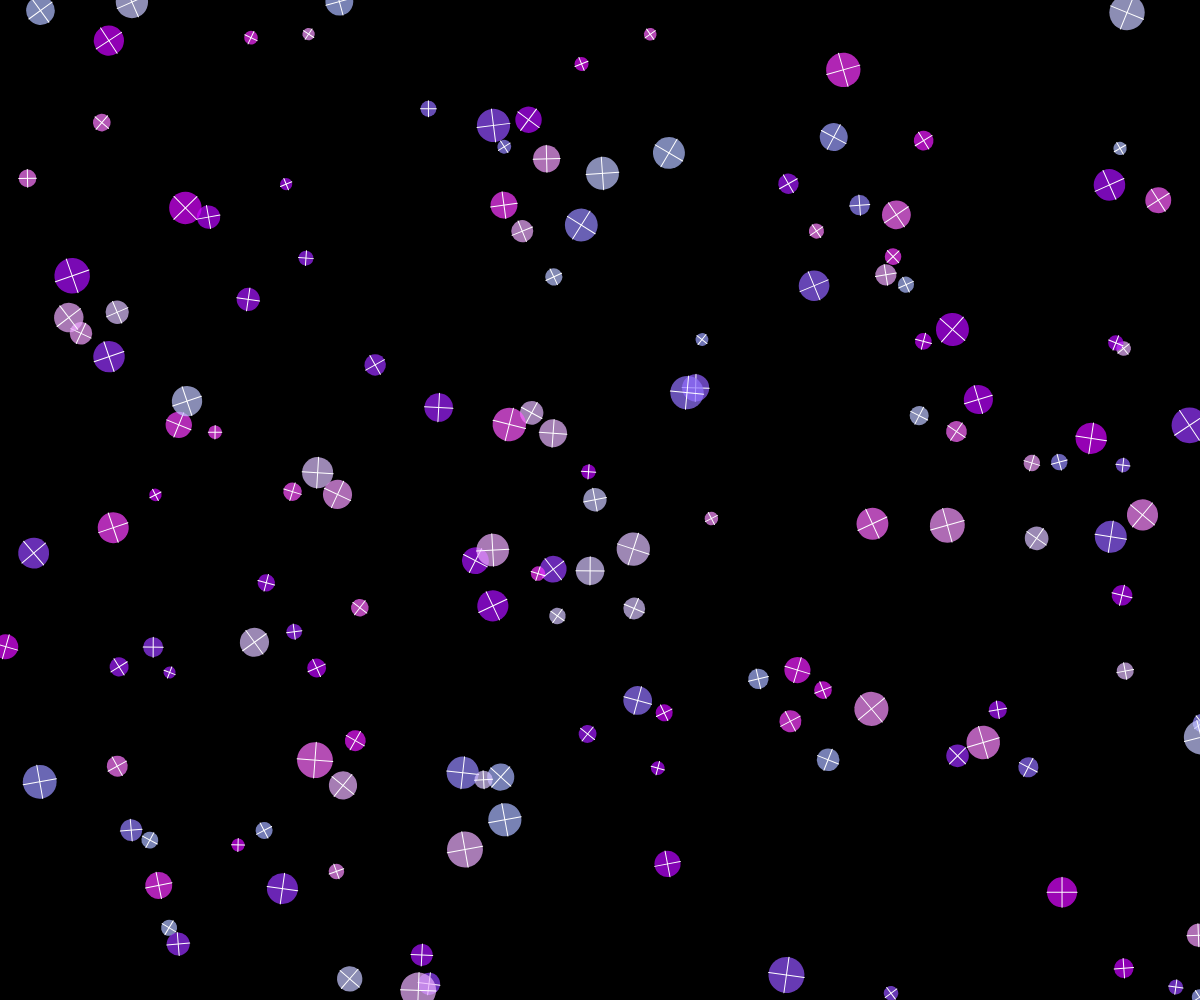
Frame 1 (no input)
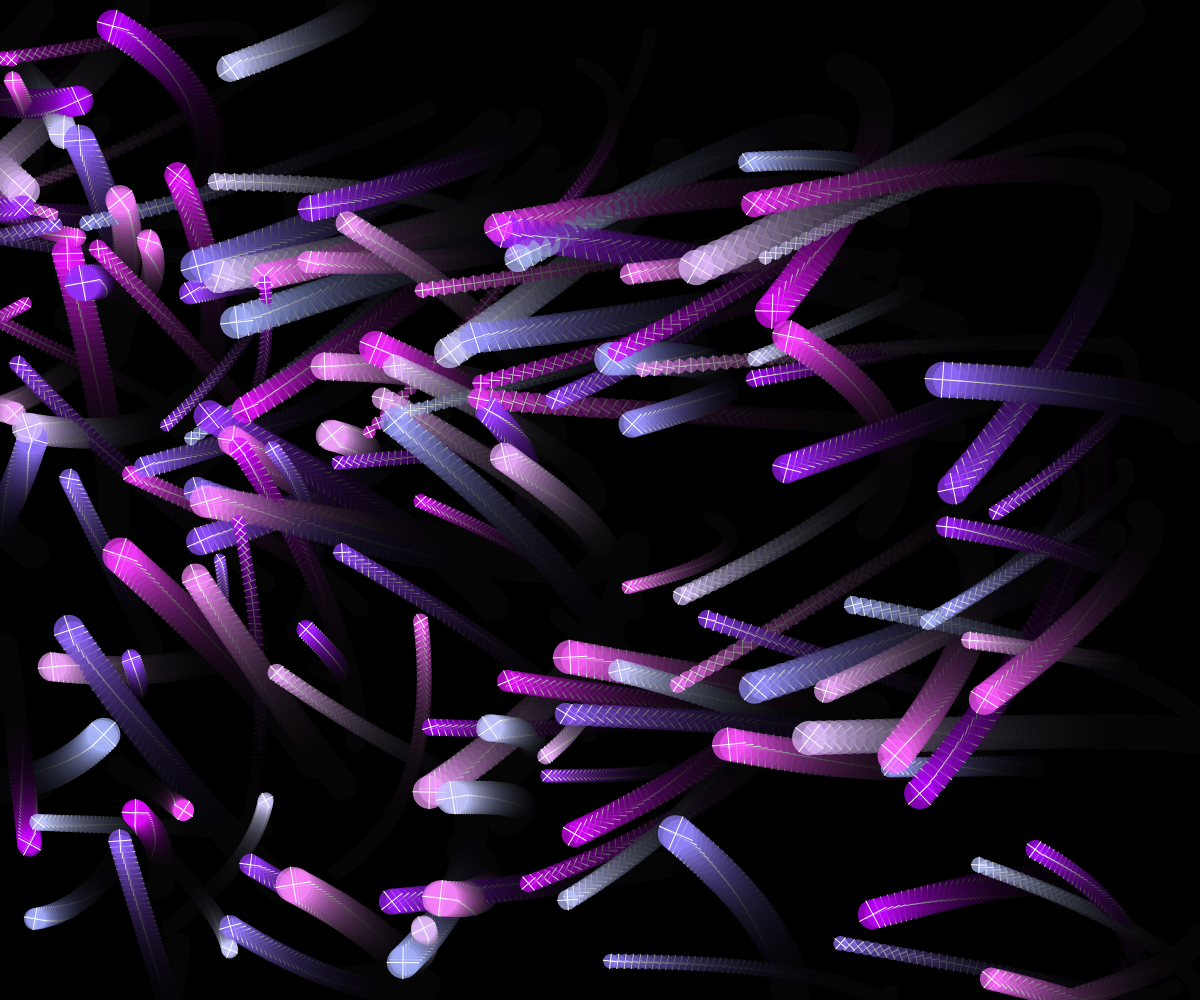
Frame 60 (no input)
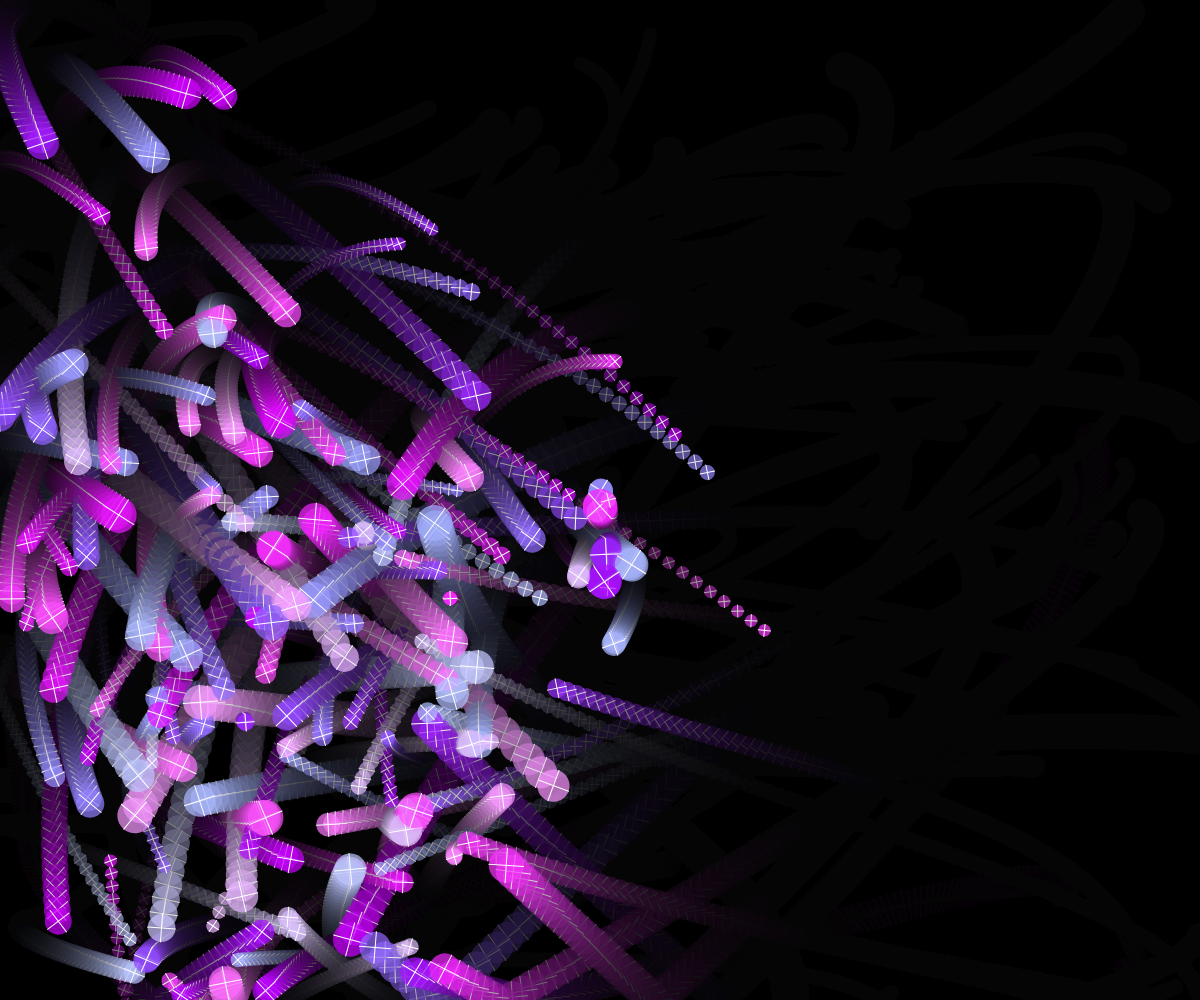
Frame 120 (the mouse pressed at the canvas centre since frame 60)

The p5.js sketch that drew these frames (run headless with seeded random() and noise() and a simulated clock; from frame 60 on, the mouse is pressed at the canvas centre):

// p5.js sketch
// ── sketch.js
let swarm = [];
let glowShift = 0;

function setup() {
  createCanvas(windowWidth, windowHeight);
  angleMode(DEGREES);

  for (let i = 0; i < 150; i++) {
    swarm.push(new NeonOrb(random(width), random(height)));
  }
  background(0);
}

function draw() {
  background(0, 25); // motion trail effect
  glowShift += 0.5;

  for (let orb of swarm) {
    orb.attract(mouseX, mouseY);
    orb.move();
    orb.display();
  }
}

class NeonOrb {
  constructor(x, y) {
    this.pos = createVector(x, y);
    this.vel = p5.Vector.random2D().mult(random(1, 4));
    this.size = random(6, 18);
    this.hue = random(360);
    this.spin = random(-5, 5);
    this.angle = random(360);
    this.gravity = random(0.05, 0.15);
  }

  attract(mx, my) {
    let mouse = createVector(mx, my);
    let force = p5.Vector.sub(mouse, this.pos);
    force.setMag(0.15);
    this.vel.add(force);
  }

  move() {
    this.vel.y += this.gravity;
    this.pos.add(this.vel);
    this.angle += this.spin;

    // bounce off walls
    if (this.pos.x < 0 || this.pos.x > width) this.vel.x *= -1;
    if (this.pos.y < 0 || this.pos.y > height) this.vel.y *= -1;
  }

  display() {
    push();
    translate(this.pos.x, this.pos.y);
    rotate(this.angle);

    let r = 200 + sin(glowShift + this.hue) * 55;
    let g = 100 + cos(glowShift + this.hue) * 100;
    let b = 255;

    noStroke();
    fill(r, g, b, 180);
    ellipse(0, 0, this.size * 2);

    stroke(255);
    line(-this.size, 0, this.size, 0);
    line(0, -this.size, 0, this.size);

    pop();
  }
}

function mousePressed() {
  // add new orbs on click
  for (let i = 0; i < 10; i++) {
    swarm.push(new NeonOrb(mouseX, mouseY));
  }
}

function keyPressed() {
  // reset sketch
  if (key === 'r' || key === 'R') {
    swarm = [];
    for (let i = 0; i < 150; i++) {
      swarm.push(new NeonOrb(random(width), random(height)));
    }
  }
}
